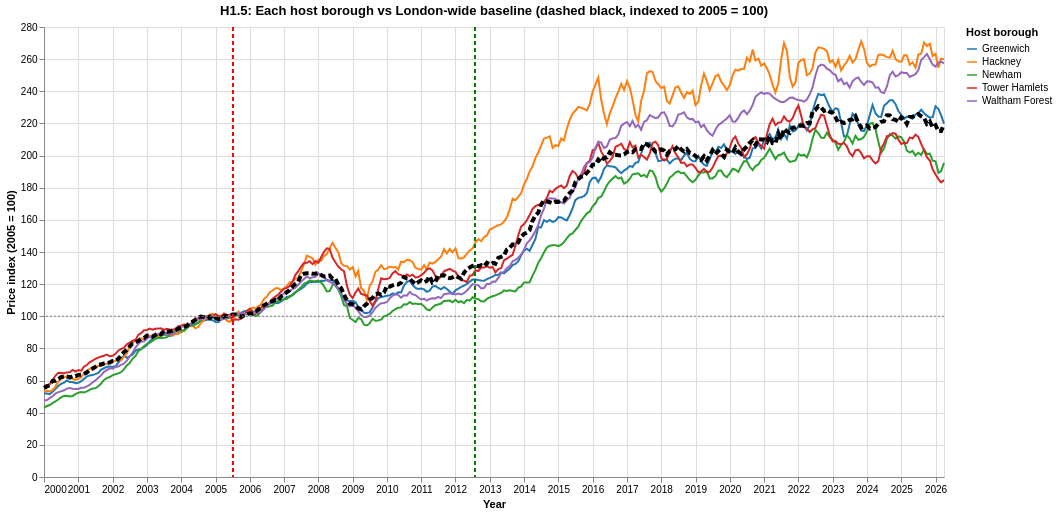

The cell this chart's notebook holds for it:
### Markdown cell above
### Refinement: Each Host Borough vs London Baseline

The averaged host-borough line barely diverges from the London-wide series. But averaging can wash out effects that hit some neighbourhoods harder than others. The next chart keeps the five host boroughs **separated**, with London-wide as a thick reference line, so we can see whether any individual borough breaks away after the 2005 bid.

### Code cell
# H1.5: Each host borough vs London-wide baseline, indexed to 2005 = 100

# Per-borough series from the already-downloaded olympic boroughs CSV
boroughs = pd.read_csv('data/london_olympic_boroughs_ukhpi.csv')
boroughs['date'] = pd.to_datetime(boroughs['date'])
boroughs = boroughs.rename(columns={'avg_price_all_property_types': 'index_value'})
boroughs['index_value'] = pd.to_numeric(boroughs['index_value'], errors='coerce')
boroughs = boroughs.dropna(subset=['index_value'])[['date', 'borough', 'index_value']]
boroughs = boroughs.rename(columns={'borough': 'series'})

# London-wide baseline (already loaded as london_base above; rebuild defensively)
london_ref = london_base[['date', 'index_value']].copy()
london_ref['series'] = 'London (whole region)'

per_borough = pd.concat([boroughs, london_ref], ignore_index=True)
per_borough['year'] = per_borough['date'].dt.year

# Index each series to its own 2005 mean = 100
base_2005_pb = (
    per_borough[per_borough['year'] == 2005]
    .groupby('series', as_index=False)['index_value'].mean()
    .rename(columns={'index_value': 'base_2005'})
)
per_borough = per_borough.merge(base_2005_pb, on='series', how='left')
per_borough['indexed_2005'] = (per_borough['index_value'] / per_borough['base_2005']) * 100
per_borough = per_borough[per_borough['year'] >= 2000]

# Split so we can style the London baseline differently (thick black)
pb_boroughs = per_borough[per_borough['series'] != 'London (whole region)']
pb_london = per_borough[per_borough['series'] == 'London (whole region)']

borough_names = sorted(pb_boroughs['series'].unique().tolist())

borough_lines = alt.Chart(pb_boroughs).mark_line(size=2).encode(
    x=alt.X('date:T', title='Year'),
    y=alt.Y('indexed_2005:Q', title='Price index (2005 = 100)'),
    color=alt.Color('series:N',
                    scale=alt.Scale(domain=borough_names, scheme='category10'),
                    legend=alt.Legend(title='Host borough')),
    tooltip=['date:T', 'series:N', alt.Tooltip('indexed_2005:Q', format='.1f')]
)

london_line = alt.Chart(pb_london).mark_line(size=4, color='black', strokeDash=[6, 3]).encode(
    x='date:T',
    y='indexed_2005:Q',
    tooltip=['date:T', 'series:N', alt.Tooltip('indexed_2005:Q', format='.1f')]
)

bid_rule_pb = alt.Chart(pd.DataFrame({'date': [pd.Timestamp('2005-07-06')], 'label': ['Bid awarded (Jul 2005)']})).mark_rule(
    stroke='red', strokeDash=[4, 3], size=2
).encode(x='date:T', tooltip='label:N')

games_rule_pb = alt.Chart(pd.DataFrame({'date': [pd.Timestamp('2012-07-27')], 'label': ['Games open (Jul 2012)']})).mark_rule(
    stroke='green', strokeDash=[4, 3], size=2
).encode(x='date:T', tooltip='label:N')

ref_100_pb = alt.Chart(pd.DataFrame({'indexed_2005': [100]})).mark_rule(stroke='gray', strokeDash=[2, 2]).encode(y='indexed_2005:Q')

h1_5 = (borough_lines + london_line + bid_rule_pb + games_rule_pb + ref_100_pb).properties(
    width=900, height=450,
    title='H1.5: Each host borough vs London-wide baseline (dashed black, indexed to 2005 = 100)'
)
h1_5.display()

### Figure 1 — Vega-Lite specification as saved in the notebook (floating-point values rounded to 4 significant figures; data arrays with more than 128 entries replaced by an {"elided": "..."} marker saying what was removed)
{"config": {"view": {"continuousWidth": 300, "continuousHeight": 300}}, "layer": [{"data": {"name": "data-1705741eb01bdde9e8d7077d6629f158"}, "mark": {"type": "line", "size": 2}, "encoding": {"color": {"field": "series", "legend": {"title": "Host borough"}, "scale": {"domain": ["Greenwich", "Hackney", "Newham", "Tower Hamlets", "Waltham Forest"], "scheme": "category10"}, "type": "nominal"}, "tooltip": [{"field": "date", "type": "temporal"}, {"field": "series", "type": "nominal"}, {"field": "indexed_2005", "format": ".1f", "type": "quantitative"}], "x": {"field": "date", "title": "Year", "type": "temporal"}, "y": {"field": "indexed_2005", "title": "Price index (2005 = 100)", "type": "quantitative"}}}, {"data": {"name": "data-7784109e2fb1f2e71922fe2d478155bb"}, "mark": {"type": "line", "color": "black", "size": 4, "strokeDash": [6, 3]}, "encoding": {"tooltip": [{"field": "date", "type": "temporal"}, {"field": "series", "type": "nominal"}, {"field": "indexed_2005", "format": ".1f", "type": "quantitative"}], "x": {"field": "date", "type": "temporal"}, "y": {"field": "indexed_2005", "type": "quantitative"}}}, {"data": {"name": "data-eab1ec4d993ef864a7133a001921e432"}, "mark": {"type": "rule", "size": 2, "stroke": "red", "strokeDash": [4, 3]}, "encoding": {"tooltip": {"field": "label", "type": "nominal"}, "x": {"field": "date", "type": "temporal"}}}, {"data": {"name": "data-7eb158627c2ca48d5aa67664c7ff8edb"}, "mark": {"type": "rule", "size": 2, "stroke": "green", "strokeDash": [4, 3]}, "encoding": {"tooltip": {"field": "label", "type": "nominal"}, "x": {"field": "date", "type": "temporal"}}}, {"data": {"name": "data-a966f5f094557d8b92e0c2d0ee7f74d1"}, "mark": {"type": "rule", "stroke": "gray", "strokeDash": [2, 2]}, "encoding": {"y": {"field": "indexed_2005", "type": "quantitative"}}}], "height": 450, "title": "H1.5: Each host borough vs London-wide baseline (dashed black, indexed to 2005 = 100)", "width": 900, "$schema": "https://vega.github.io/schema/vega-lite/v5.8.0.json", "datasets": {"data-1705741eb01bdde9e8d7077d6629f158": {"elided": "1580 records"}, "data-7784109e2fb1f2e71922fe2d478155bb": {"elided": "316 records"}, "data-eab1ec4d993ef864a7133a001921e432": [{"date": "2005-07-06T00:00:00", "label": "Bid awarded (Jul 2005)"}], "data-7eb158627c2ca48d5aa67664c7ff8edb": [{"date": "2012-07-27T00:00:00", "label": "Games open (Jul 2012)"}], "data-a966f5f094557d8b92e0c2d0ee7f74d1": [{"indexed_2005": 100}]}}
